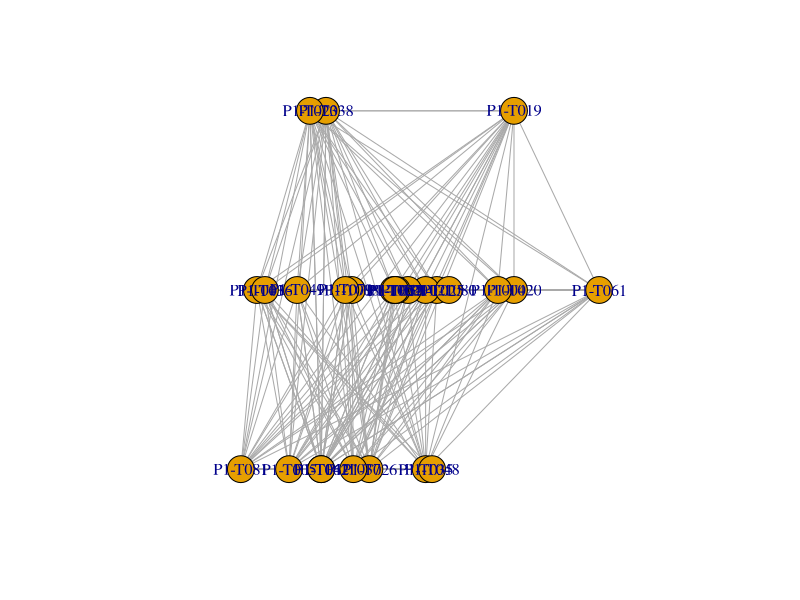

This figure's R source:
library(igraph)
library(readr)

adjacency_matrix_plot1 <- read_csv("datasets/adjacency_matrix_plot1.csv")
Plot1_Tree_Data <- read_csv("datasets/Plot1_Tree_Data.csv")

adjacency_matrix_plot1 = adjacency_matrix_plot1[,-1]
node_layout = data.matrix(Plot1_Tree_Data[,-1])

g = graph_from_adjacency_matrix(
  data.matrix(adjacency_matrix_plot1),
  mode = c("undirected"),
  weighted = NULL,
  diag = TRUE,
  add.colnames = NULL,
  add.rownames = NA
)

plot(g, layout = node_layout)
